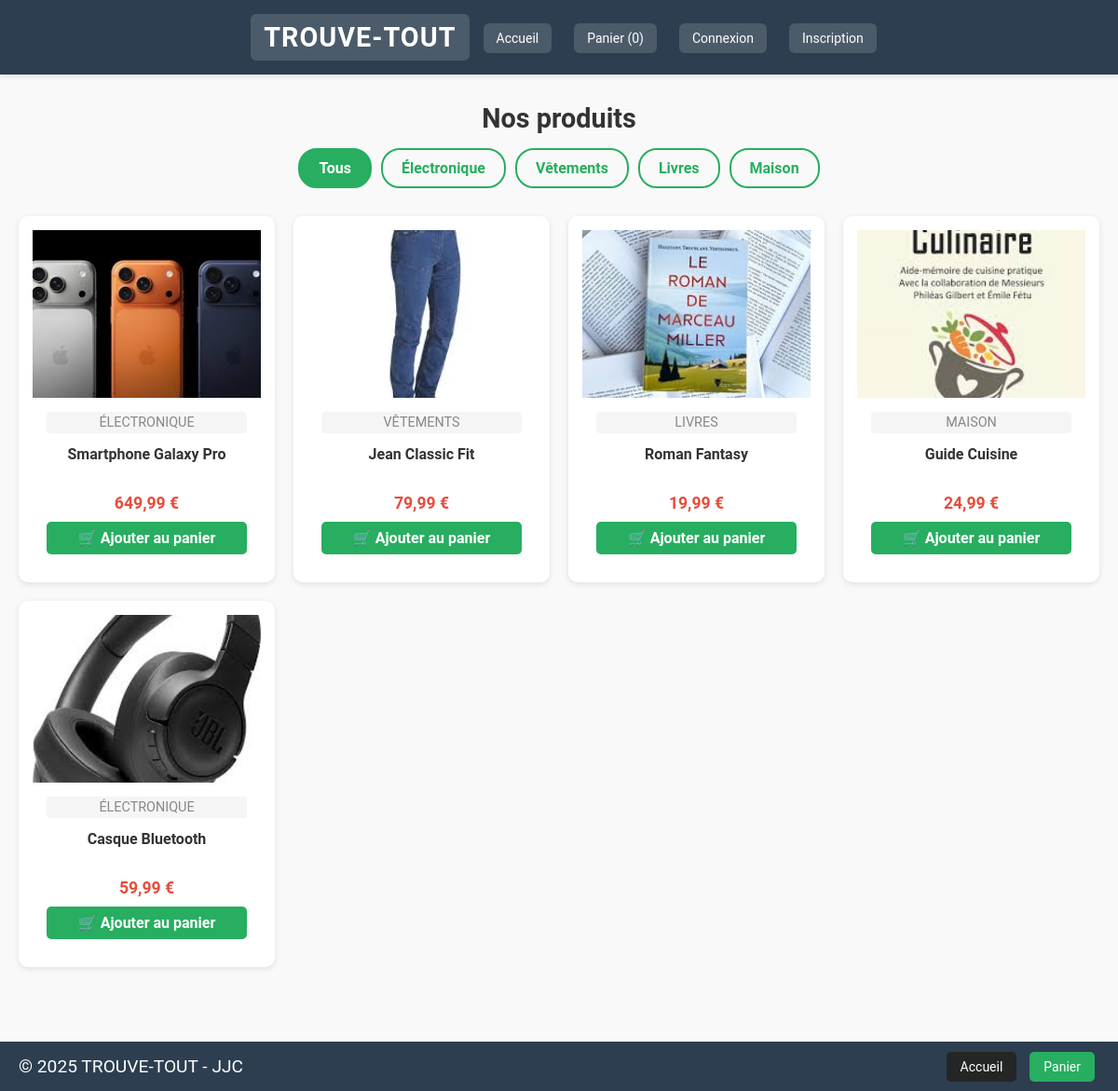
The app's page /SHOP/index.php with its own data.
### tables this page shows
CREATE TABLE IF NOT EXISTS `produits` (
  `id` int NOT NULL AUTO_INCREMENT,
  `nom` varchar(100) DEFAULT NULL,
  `prix` decimal(10,2) DEFAULT NULL,
  `stock` int DEFAULT '0',
  `image` varchar(255) DEFAULT NULL,
  `categorie` varchar(100) DEFAULT 'Divers',
  `date_ajout` timestamp NULL DEFAULT CURRENT_TIMESTAMP,
  PRIMARY KEY (`id`)
);

### SHOP/index.php (the view, shortened to what this page needs)
<?php
include 'header.php';
$categorie = $_GET['categorie'] ?? 'Tous';
if ($categorie === 'Tous') {
    $query = mysqli_query($connection, "SELECT * FROM produits ORDER BY date_ajout DESC");
} else {
    $stmt = mysqli_prepare($connection, "SELECT * FROM produits WHERE categorie = ? ORDER BY date_ajout DESC");
    mysqli_stmt_bind_param($stmt, "s", $categorie);
    mysqli_stmt_execute($stmt);
    $query = mysqli_stmt_get_result($stmt);
}
$categories_result = mysqli_query($connection, "SELECT DISTINCT categorie FROM produits");
$categories = ['Tous'];
while ($cat = mysqli_fetch_assoc($categories_result)) {
    $categories[] = $cat['categorie'];
}
?>
<section class="produits-container">
    <h1 class="titre-principal">Nos produits</h1>
    <div class="categories-bar">
        <?php foreach ($categories as $cat): ?>
            <a href="index.php?categorie=<?= urlencode($cat) ?>"
               class="categorie-btn <?= ($cat === $categorie) ? 'active' : '' ?>">
               <?= htmlspecialchars($cat) ?>
            </a>
        <?php endforeach; ?>
    </div>
    <div class="grille-produits">
        <?php while ($p = mysqli_fetch_assoc($query)): ?>
            <div class="produit-card">
                <img src="../IMAGES/<?= htmlspecialchars($p['image']) ?>"
                     alt="<?= htmlspecialchars($p['nom']) ?>" class="produit-image">
                <div>
                    <p class="categorie"><?= htmlspecialchars($p['categorie']) ?></p>
                    <h3><?= htmlspecialchars($p['nom']) ?></h3>
                    <p class="prix"><?= number_format($p['prix'], 2, ',', ' ') ?> €</p>
                    <a href="index.php?add=<?= $p['id'] ?>" class="btn-ajouter">🛒 Ajouter au panier</a>
                </div>
            </div>
        <?php endwhile; ?>
    </div>
</section>
<?php include 'footer.php'; ?>

### SHOP/header.php (shortened to what this page needs)
<?php
$utilisateur_connecte = isset($_SESSION['utilisateur_id']);
$est_admin = isset($_SESSION['est_admin']) && $_SESSION['est_admin'];
$panier_count = array_sum($_SESSION['panier'] ?? []);
?>
<!DOCTYPE html>
<html lang="fr">
<head>
    <link rel="stylesheet" href="../STYLEES/styles.css">
</head>
<body>
<header class="header">
    <div class="nav-container">
        <a href="index.php" class="logo">TROUVE-TOUT</a>
        <nav>
            <a href="index.php" class="nav-btn">Accueil</a>
            <a href="panier.php" class="nav-btn">Panier (<?= $panier_count ?>)</a>
            <?php if ($utilisateur_connecte): ?>
                <?php if ($est_admin): ?>
                    <a href="../ADMIN/admin.php" class="nav-btn">Admin</a>
                <?php endif; ?>
                <a href="mon_compte.php" class="nav-btn">Mon compte</a>
                <a href="../ADMIN/logout.php" class="nav-btn">Déconnexion</a>
            <?php else: ?>
                <a href="../STYLEES/connect.php" class="nav-btn">Connexion</a>
                <a href="../ADMIN/register.php" class="nav-btn">Inscription</a>
            <?php endif; ?>
        </nav>
    </div>
</header>
<main>

### SHOP/footer.php (shortened to what this page needs)
<footer style="background: #2c3e50; padding: 15px 0; margin-top: 40px;">
    <div style="max-width: 1200px; margin: 0 auto; display: flex; justify-content: space-between; align-items: center; padding: 0 20px;">
        <div style="color: white; font-size: 1.2em;">
            &copy; 2025 TROUVE-TOUT - JJC
        </div>
        <div>
            <a href="index.php" style="background: #242525ff; color: white; padding: 8px 15px; margin: 0 5px; border-radius: 5px; text-decoration: none; font-size: 14px;">Accueil</a>
            <a href="panier.php" style="background: #27ae60; color: white; padding: 8px 15px; margin: 0 5px; border-radius: 5px; text-decoration: none; font-size: 14px;">Panier</a>
        </div>
    </div>
</footer>
</body>
</html>

### STYLEES/styles.css (style rules this page uses)
* { margin: 0; padding: 0; box-sizing: border-box; font-family: 'Roboto', Arial, sans-serif; }
body { background: #f4f4f9; color: #333; min-height: 100vh; }
.header { background: linear-gradient(to right, #27ae60, #2ecc71); padding: 15px 30px; display: flex; justify-content: space-between; align-items: center; color: white; box-shadow: 0 2px 6px rgba(0,0,0,0.1); }
.header .logo { font-size: 1.8rem; font-weight: 700; text-decoration: none; color: white; }
.nav-container a { text-decoration: none; color: white; margin-left: 15px; padding: 8px 14px; border-radius: 6px; background: rgba(255,255,255,0.15); transition: all 0.3s ease; }
.produits-container { max-width: 1400px; margin: 30px auto; padding: 0 20px; }
.titre-principal { font-size: 2rem; font-weight: 700; text-align: center; margin-bottom: 30px; }
.categories-bar { display: flex; flex-wrap: wrap; justify-content: center; gap: 10px; margin-bottom: 30px; }
.categorie-btn { padding: 10px 20px; border-radius: 20px; text-decoration: none; color: #27ae60; font-weight: 600; border: 2px solid #27ae60; transition: all 0.3s ease; }
.categorie-btn.active, .categorie-btn:hover { background: #27ae60; color: white; }
.grille-produits { display: grid; grid-template-columns: repeat(auto-fill, minmax(220px, 1fr)); gap: 20px; }
.produit-card { background: white; border-radius: 10px; overflow: hidden; display: flex; flex-direction: column; box-shadow: 0 2px 8px rgba(0,0,0,0.08); transition: all 0.3s ease; }
.produit-image { width: 100%; height: 180px; object-fit: cover; transition: transform 0.3s ease; }
.produit-card > div { padding: 15px; display: flex; flex-direction: column; flex: 1; }
.produit-card h3 { font-size: 1rem; font-weight: 600; margin: 8px 0; height: 44px; overflow: hidden; text-overflow: ellipsis; }
.categorie { font-size: 12px; color: #999; text-transform: uppercase; background: #f5f5f5; padding: 3px 8px; border-radius: 4px; margin-bottom: 6px; display: inline-block; }
.prix { font-weight: 700; color: #27ae60; font-size: 1.2rem; margin-bottom: 10px; }
.btn-ajouter { background: #27ae60; color: white; text-align: center; padding: 10px; border-radius: 6px; text-decoration: none; font-weight: 600; margin-top: auto; transition: all 0.3s ease; }

### SHOP/header.php (style rules this page uses)
body { margin: 0; font-family: Arial, sans-serif; background: #f9f9f9; }
.header { background: #2c3e50; padding: 15px 0; margin-bottom: 30px; }
.nav-container { max-width: 1200px; margin: auto; display: flex; justify-content: space-between; align-items: center; padding: 0 20px; }
.logo { color: white; font-size: 1.6em; font-weight: bold; text-decoration: none; letter-spacing: 1px; }
.nav-btn { background: #27ae60; color: white; padding: 8px 15px; margin: 0 5px; border-radius: 6px; text-decoration: none; font-size: 14px; transition: 0.2s; }
.produits-container { max-width: 1200px; margin: auto; padding: 0 20px 40px; }
.titre-principal { text-align: center; font-size: 1.8em; margin-bottom: 15px; color: #333; }
.produit-card { background: white; border-radius: 10px; box-shadow: 0 2px 6px rgba(0,0,0,0.1); padding: 15px; text-align: center; transition: 0.3s; }
.categorie { color: #888; font-size: 0.9em; margin-bottom: 5px; }
.prix { color: #e74c3c; font-weight: bold; font-size: 1.1em; margin-bottom: 10px; }
.btn-ajouter { display: inline-block; background: #27ae60; color: white; padding: 8px 14px; border-radius: 5px; text-decoration: none; transition: 0.2s; }

### records on screen
produits: image (picture), categorie "ÉLECTRONIQUE", nom "Smartphone Galaxy Pro", prix "649,99"
produits: image (picture), categorie "VÊTEMENTS", nom "Jean Classic Fit", prix "79,99"
produits: image (picture), categorie "LIVRES", nom "Roman Fantasy", prix "19,99"
produits: image (picture), categorie "MAISON", nom "Guide Cuisine", prix "24,99"
produits: image (picture), categorie "ÉLECTRONIQUE", nom "Casque Bluetooth", prix "59,99"

### other values on screen
$panier_count "0"
$cat "Tous"
$cat "Électronique"
$cat "Vêtements"
$cat "Livres"
$cat "Maison"
